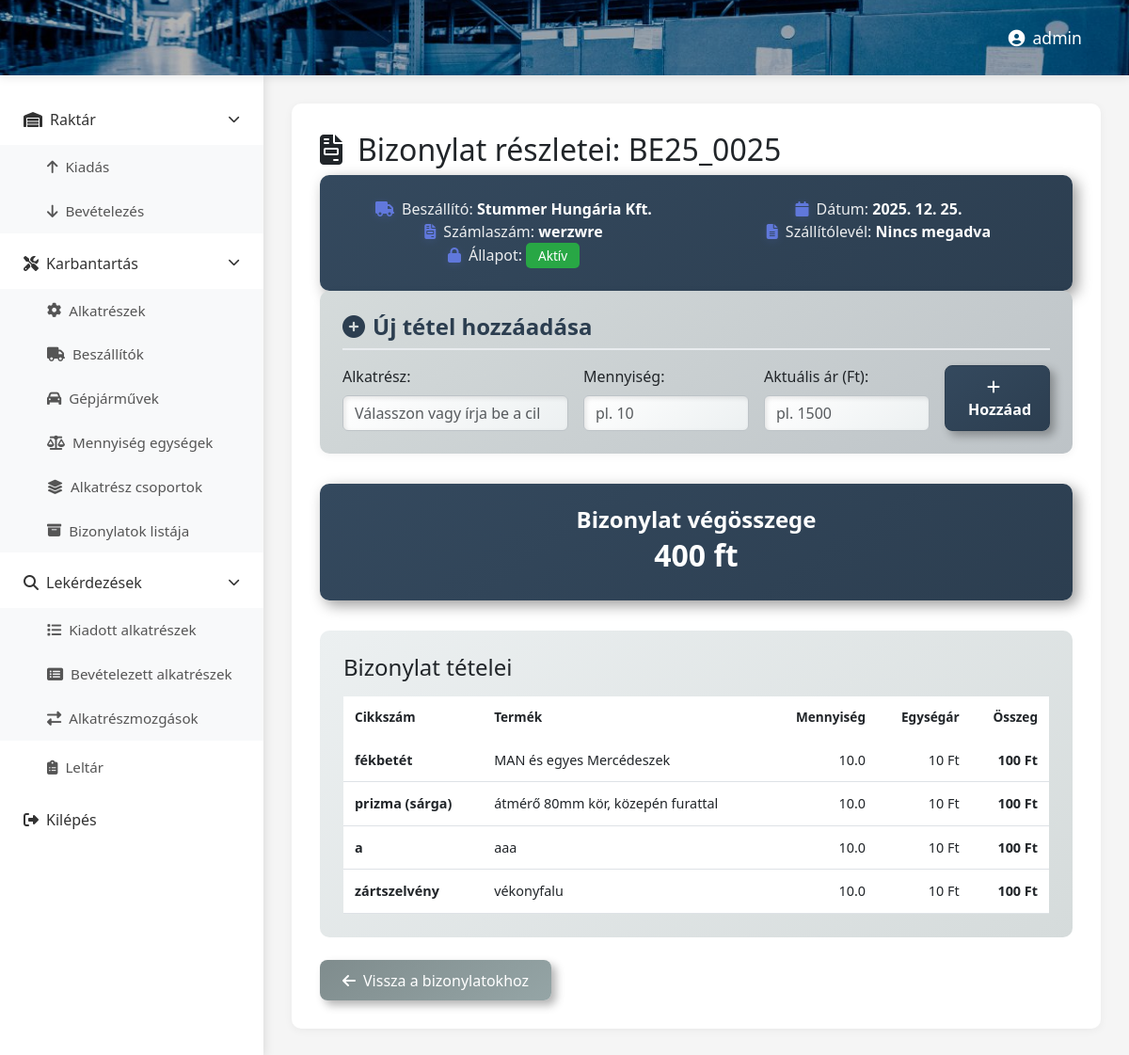
The app's page /bebizonylat/35/ (signed in) with its own data.
### raktar/models.py (models this page shows, shortened)
class Bizonylat(models.Model):
    genbizid = models.CharField(max_length=20)
    szallito = models.ForeignKey(Beszallito, on_delete=models.CASCADE, related_name="bizonylatok", blank=True, null=True)
    rendszam = models.ForeignKey(Rendszam, on_delete=models.CASCADE, related_name="bizonylatok", blank=True, null=True)
    bizonylattipus = models.BooleanField()
    szamlaszam = models.CharField(max_length=50, blank=True, null=True)
    szallitolevelszam = models.CharField(max_length=50, blank=True, null=True)
    datum = models.DateField()
    lezart = models.BooleanField(default=False)

class Beszallito(models.Model):
    beszallito = models.CharField(max_length=50)
    lezart = models.BooleanField(default=False)

class Bizonylatsor(models.Model):
    bizonylat = models.ForeignKey(Bizonylat, on_delete=models.CASCADE, related_name="sorok")
    alkatresz = models.ForeignKey(Alkatresz, to_field="cikkszam", on_delete=models.CASCADE, related_name="bizonylatsorok")
    mennyiseg = models.FloatField()
    aktualisar = models.IntegerField()
    class Meta:
        unique_together = ("bizonylat", "alkatresz")

class Alkatresz(models.Model):
    cikkszam = models.CharField(max_length=100, unique=True)
    leiras = models.CharField(max_length=50)
    info = models.CharField(max_length=300, blank=True, null=True)
    mertekegyseg = models.ForeignKey(Mertekegyseg, on_delete=models.PROTECT, related_name="alkatreszek")
    alkatreszcsoport = models.ForeignKey(Alkatreszcsoport, on_delete=models.PROTECT, related_name="alkatreszek")
    keszlet = models.FloatField(default=0)
    listaar = models.IntegerField()

### raktar/views.py (the view)
# urls.py: path('bebizonylat/<int:pk>/', views.beBizonylatsorok, name='beBizonylatsorok'),
@login_required
def beBizonylatsorok(request, pk):
    aktualis_bizonylat = get_object_or_404(Bizonylat, pk=pk)
    aktualis_alakterszek = Alkatresz.objects.all()
    aktualisbiz_sorai = aktualis_bizonylat.sorok.all()
    osszeg = 0
    for sor in aktualisbiz_sorai:
        osszeg += sor.aktualisar * sor.mennyiseg
    return render(request, "bebizonylatsorok.html", {
        "alkatreszek": aktualis_alakterszek,
        "bizonylat": aktualis_bizonylat,
        "sorok": aktualisbiz_sorai,
        "osszeg": f"{osszeg:,.0f} ft".replace(",", ".")
    })

### raktar/templates/bebizonylatsorok.html (shortened to what this page needs)
{% extends 'base.html' %}
{% load static %}
{% block extra_css %}
<link rel="stylesheet" href="{% static 'css/bebizonylatsorok.css' %}">
{% endblock %}
{% block content %}
<header class="top-header" style="background-image: url('{% static 'assets/images/raktar.jpg' %}');">
    <div class="header-right">
        <span class="user-name"><i class="fas fa-user-circle me-2"></i>{{ user.username }}</span>
    </div>
</header>
<div class="main-container">
    {% include 'partials/sidebar.html' %}
    <main class="content-area">
        <div id="contentContainer">
            <h2><i class="fas fa-file-invoice me-3"></i>Bizonylat részletei: {{ bizonylat.genbizid }}</h2>
            <div class="info-card">
                <div class="row">
                    <div class="col-md-6">
                        <div class="info-item">
                            <span class="info-label"><i class="fas fa-truck me-2"></i>Beszállító:</span>
                            <span class="info-value">{{ bizonylat.szallito.beszallito }}</span>
                        </div>
                    </div>
                    <div class="col-md-6">
                        <div class="info-item">
                            <span class="info-label"><i class="fas fa-calendar me-2"></i>Dátum:</span>
                            <span class="info-value">{{ bizonylat.datum|date:"Y. m. d." }}</span>
                        </div>
                    </div>
                    <div class="col-md-6">
                        <div class="info-item">
                            <span class="info-label"><i class="fas fa-file-invoice me-2"></i>Számlaszám:</span>
                            <span class="info-value">{{ bizonylat.szamlaszam|default:"Nincs megadva" }}</span>
                        </div>
                    </div>
                    <div class="col-md-6">
                        <div class="info-item">
                            <span class="info-label"><i class="fas fa-file-alt me-2"></i>Szállítólevél:</span>
                            <span class="info-value">{{ bizonylat.szallitolevelszam|default:"Nincs megadva" }}</span>
                        </div>
                    </div>
                    <div class="col-md-6">
                        <div class="info-item">
                            <span class="info-label"><i class="fas fa-lock me-2"></i>Állapot:</span>
                            <span class="info-value">
                                <span class="badge {% if bizonylat.lezart %}badge-closed{% else %}badge-open{% endif %}">
                                    {% if bizonylat.lezart %}Lezárt{% else %}Aktív{% endif %}
                                </span>
                            </span>
                        </div>
                    </div>
                </div>
            </div>
            <div class="form-section">
                <h4 class="mb-3"><i class="fas fa-plus-circle me-2"></i>Új tétel hozzáadása</h4>
                <form method="POST" action="{% url 'raktar:addBebizonylatsor' %}">
                    <div class="row g-3">
                        <div class="col-md-4">
                            <label for="ujAlkatresz" class="form-label">Alkatrész:</label>
                            <input list="alkatreszek"
                                   class="form-control"
                                   id="ujAlkatresz"
                                   name="ujAlkatresz"
                                   placeholder="Válasszon vagy írja be a cikkszámot"
                                   required>
                        </div>
                        <div class="col-md-3">
                            <label for="ujMennyiseg" class="form-label">Mennyiség:</label>
                            <input type="number"
                                   step="0.01"
                                   class="form-control"
                                   id="ujMennyiseg"
                                   name="ujMennyiseg"
                                   placeholder="pl. 10"
                                   required>
                        </div>
                        <div class="col-md-3">
                            <label for="ujAktualisar" class="form-label">Aktuális ár (Ft):</label>
                            <input type="number"
                                   class="form-control"
                                   id="ujAktualisar"
                                   name="ujAktualisar"
                                   placeholder="pl. 1500"
                                   required>
                        </div>
                        <div class="col-md-2 d-flex align-items-end">
                            <button type="submit" class="btn btn-save w-100">
                                <i class="fas fa-plus me-2"></i>Hozzáad
                            </button>
                        </div>
                    </div>
                </form>
            </div>
            <div class="summary-section">
                <div class="summary-card">
                    <h4>Bizonylat végösszege</h4>
                    <div class="amount">{{ osszeg }}</div>
                </div>
            </div>
            <div class="table-section">
                <h4 class="mb-3">Bizonylat tételei</h4>
                <div class="table-responsive">
                    <table class="table table-hover">
                        <thead>
                            <tr>
                                <th>Cikkszám</th>
                                <th>Termék</th>
                                <th class="text-end">Mennyiség</th>
                                <th class="text-end">Egységár</th>
                                <th class="text-end">Összeg</th>
                            </tr>
                        </thead>
                        <tbody>
                            {% for sor in sorok %}
                            <tr>
                                <td><strong>{{ sor.alkatresz.cikkszam }}</strong></td>
                                <td>{{ sor.alkatresz.leiras }}</td>
                                <td class="text-end">{{ sor.mennyiseg }}</td>
                                <td class="text-end">{{ sor.aktualisar|floatformat:0 }} Ft</td>
                                <td class="text-end">
                                    <strong>{% widthratio sor.mennyiseg 1 sor.aktualisar %} Ft</strong>
                                </td>
                            </tr>
                            {% endfor %}
                        </tbody>
                    </table>
                </div>
            </div>
            <div class="mt-4">
                <a href="{% url 'raktar:bebizonylat' %}" class="btn btn-secondary">
                    <i class="fas fa-arrow-left me-2"></i>Vissza a bizonylatokhoz
                </a>
            </div>
        </div>
    </main>
</div>
{% endblock %}

### raktar/static/css/dashboard.css (style rules this page uses)
* { margin: 0; padding: 0; box-sizing: border-box; }
body { font-family: 'Segoe UI', Tahoma, Geneva, Verdana, sans-serif; background: #f5f5f5; overflow-x: hidden; }
.top-header { background-size: cover; background-position: center; background-repeat: no-repeat; height: 80px; display: flex; align-items: center; justify-content: flex-end; padding: 0 30px; box-shadow: 0 2px 10px rgba(0,0,0,0.1); position: fixed; top: 0; left: 0; right: 0; z-index: 1000; background-image: url("../assets/images/raktar.jpg") !important; }
.top-header::before { content: ''; position: absolute; top: 0; left: 0; right: 0; bottom: 0; background: rgba(0, 0, 0, 0.3); z-index: 1; }
.header-right { position: relative; z-index: 2; }
.header-right { display: flex; align-items: center; gap: 20px; }
.user-name { color: white; font-weight: 500; font-size: 1.1rem; }
.main-container { display: flex; margin-top: 80px; min-height: calc(100vh - 80px); }
.content-area { flex: 1; margin-left: 280px; padding: 30px; background: #f5f5f5; }
#contentContainer { background: white; border-radius: 10px; padding: 30px; box-shadow: 0 2px 10px rgba(0,0,0,0.05); min-height: 500px; }
.info-card { background: linear-gradient(145deg, #f8f9fa, #e9ecef); padding: 30px; border-radius: 10px; text-align: center; transition: all 0.3s; height: 100%; }
.info-card i { color: #667eea; }

### raktar/static/css/bebizonylatsorok.css (style rules this page uses)
.info-card { background: linear-gradient(135deg, #667eea 0%, #764ba2 100%); color: white; padding: 1.5rem; border-radius: 10px; box-shadow: 0 4px 10px rgba(102, 126, 234, 0.3); }
.info-card .info-item { margin: 0; font-weight: 600; }
.info-card .info-item:last-child { border-bottom: none; }
.info-card .info-label { font-weight: 500; opacity: 0.9; }
.info-card .info-value { font-weight: 600; }
.form-section { background: white; padding: 1.5rem; border-radius: 10px; box-shadow: 0 2px 10px rgba(0, 0, 0, 0.05); margin-bottom: 2rem; }
.form-section h4 { color: #2c3e50; font-weight: 600; margin-bottom: 1rem; padding-bottom: 0.5rem; border-bottom: 2px solid #e9ecef; }
.summary-section { margin-bottom: 2rem; }
.summary-card { background: linear-gradient(135deg, #667eea 0%, #764ba2 100%); color: white; padding: 1.5rem; border-radius: 10px; box-shadow: 0 4px 10px rgba(102, 126, 234, 0.3); text-align: center; }
.summary-card h4 { margin: 0; font-weight: 600; }
.summary-card .amount { font-size: 2rem; font-weight: 700; }
.table-section { background: white; padding: 25px; border-radius: 10px; }
.table { margin-bottom: 0; font-size: 0.9rem; }
.table thead { background: linear-gradient(135deg, #667eea 0%, #764ba2 100%); color: white; }
.table thead th { border: none; padding: 12px; font-weight: 600; font-size: 0.85rem; }
.table tbody td { padding: 12px; vertical-align: middle; }
.badge-open { background-color: #28a745; color: white; padding: 0.4rem 0.8rem; border-radius: 5px; font-size: 0.85rem; font-weight: 500; }
input[list] { background-repeat: no-repeat; background-position: right 10px center; padding-right: 30px; }
.btn-save { background: linear-gradient(135deg, #667eea 0%, #764ba2 100%); color: white; border: none; padding: 0.6rem 1.5rem; border-radius: 8px; font-weight: 600; transition: all 0.3s ease; box-shadow: 0 4px 6px rgba(102, 126, 234, 0.3); }
.btn-secondary { background: linear-gradient(135deg, #868f96 0%, #596164 100%); border: none; color: white; font-weight: 500; transition: all 0.3s ease; padding: 0.6rem 1.5rem; border-radius: 8px; }
.metallic .form-section { background: linear-gradient(145deg, #d5dbdb, #bdc3c7); }
.metallic .btn-save { background: linear-gradient(145deg, #34495e, #2c3e50); border: 1px solid #2c3e50; box-shadow: 5px 5px 10px rgba(0,0,0,0.3); }
.metallic .btn-secondary { background: linear-gradient(145deg, #7f8c8d, #95a5a6); box-shadow: 5px 5px 10px rgba(0,0,0,0.3); }
.metallic .table-section { background: linear-gradient(145deg, #ecf0f1, #d5dbdb); }
.metallic .table thead { background: linear-gradient(135deg, #34495e 0%, #2c3e50 100%); }
.metallic .form-control, .metallic .form-select { background: linear-gradient(145deg, #ffffff, #ecf0f1); border: 1px solid #bdc3c7; box-shadow: inset 2px 2px 5px rgba(0,0,0,0.1); }
.metallic .info-card { background: linear-gradient(145deg, #34495e, #2c3e50); box-shadow: 5px 5px 15px rgba(0,0,0,0.4); }
.metallic .summary-card { background: linear-gradient(145deg, #34495e, #2c3e50); box-shadow: 5px 5px 15px rgba(0,0,0,0.4); }

### records on screen
Bizonylat: genbizid "BE25_0025", szallito.beszallito "Stummer Hungária Kft.", datum "2025. 12. 25.", szamlaszam "werzwre", szallitolevelszam "Nincs megadva"
Bizonylatsor: alkatresz.cikkszam "fékbetét", alkatresz.leiras "MAN és egyes Mercédeszek", mennyiseg "10.0", aktualisar "10", mennyiseg+aktualisar "100"
Bizonylatsor: alkatresz.cikkszam "prizma (sárga)", alkatresz.leiras "átmérő 80mm kör, közepén furattal", mennyiseg "10.0", aktualisar "10", mennyiseg+aktualisar "100"
Bizonylatsor: alkatresz.cikkszam "a", alkatresz.leiras "aaa", mennyiseg "10.0", aktualisar "10", mennyiseg+aktualisar "100"
Bizonylatsor: alkatresz.cikkszam "zártszelvény", alkatresz.leiras "vékonyfalu", mennyiseg "10.0", aktualisar "10", mennyiseg+aktualisar "100"

### other values on screen
{{ user.username }} "admin"
{{ osszeg }} "400 ft"
